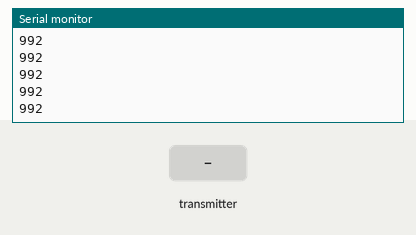
Bench run of a sketch on a simulated ESP32. On the bench: the last lines printed to the serial monitor. The inputs (shaded band) are chosen by the test bench.

Above: at 1.2 s.
1.3 s: the transmitter starts sending ch.2 = 172
At 2.0 s:
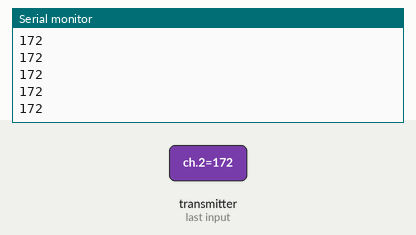
2.8 s: the transmitter starts sending ch.2 = 600
At 3.3 s:
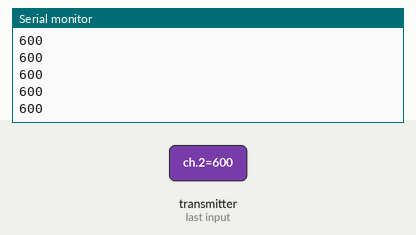
Timing chart, 0 to 5.8 s (numbered marks = the images above; inputs shaded):
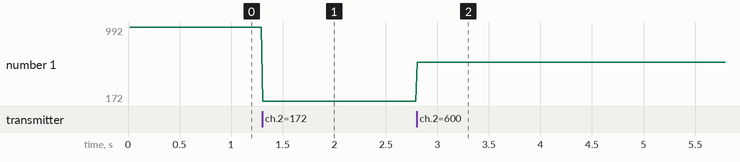

Measured:
- after the input at 1.3 s, the serial monitor: prints a new line at once (image 1)
- after the input at 2.8 s, the serial monitor: prints a new line at once (image 2)
- plotted number 1: 992 → 172 after the input at 1.3 s, 172 → 600 after the input at 2.8 s

The sketch:

transmit_receive.ino
```cpp
#include <sbus.h>
#include <HardwareSerial.h>

HardwareSerial SerialSBUS(2);

// TRY true first
bfs::SbusRx sbus(&SerialSBUS, 13, -1, true);

bfs::SbusData data;

void setup() {
  Serial.begin(115200);

  Serial.println("Starting SBUS...");

  SerialSBUS.begin(100000, SERIAL_8E2, 13, -1);

  sbus.Begin();
}

void loop() {
  // Debug to ensure loop is running
  // Serial.println("Loop running");
  // delay(200);

  if (sbus.Read()) {
    data = sbus.data();
    Serial.println(data.ch[2]);

    if (data.failsafe) {
      Serial.println("FAILSAFE!");
    }
  }
}
```
